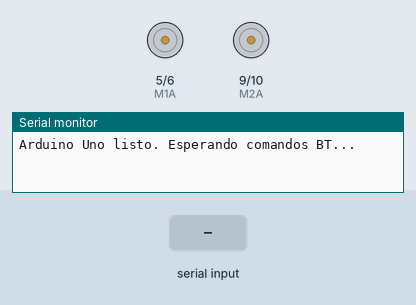
This sketch was run on a simulated Arduino Uno, built with avr-gcc and run on an emulated ATmega328P. On the bench: motor-driver pin pairs drawn as motors (green arrow = first pin HIGH = forward, orange = second pin HIGH = backward, longer = more drive), the last lines printed to the serial monitor. Inputs (shaded band) come from the test bench.

Above: at 1.2 s.
1.3 s: "F\n" received over the second serial link
At 2.5 s:
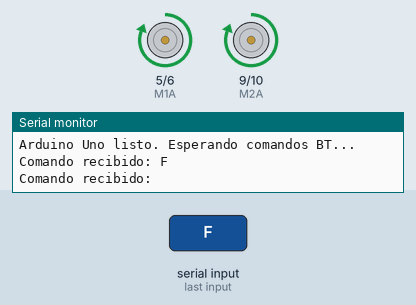
2.8 s: "B\n" received over the second serial link
At 3.7 s:
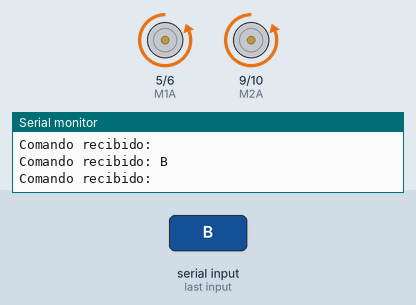
4.3 s: "L\n" received over the second serial link
At 4.8 s:
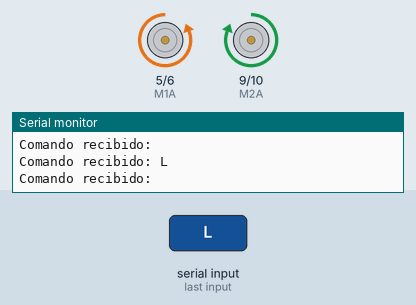
5.8 s: "R\n" received over the second serial link
At 7.0 s:
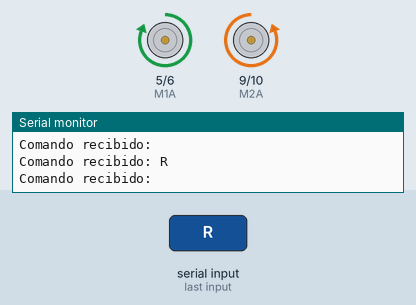
7.3 s: "G\n" received over the second serial link
At 8.3 s:
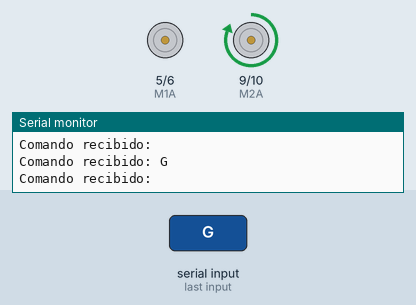
8.8 s: "I\n" received over the second serial link
At 9.5 s:
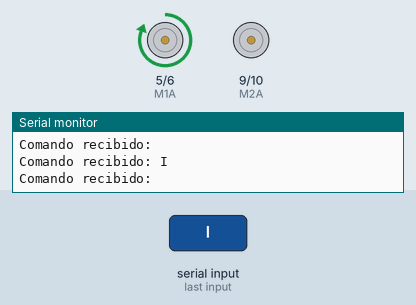
Timing chart, 0 to 11.3 s (numbered marks = the images above; inputs shaded):
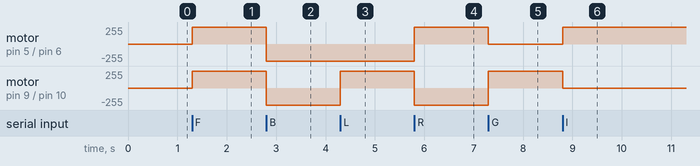

The sketch:

2wdDesiempre.ino
```cpp
#include <SoftwareSerial.h>

// RX = 2, TX = 3
SoftwareSerial BT(2, 3);

const uint8_t M1A = 5;
const uint8_t M1B = 6;
const uint8_t M2A = 9;
const uint8_t M2B = 10;

void setMotors(uint8_t m1a, uint8_t m1b, uint8_t m2a, uint8_t m2b) {
  digitalWrite(M1A, m1a);
  digitalWrite(M1B, m1b);
  digitalWrite(M2A, m2a);
  digitalWrite(M2B, m2b);
}

void setup() {
  // Monitor Serie para depuración
  Serial.begin(115200);

  // Baudrate estándar para módulos HC-05/HC-06. Ajusta si el tuyo es distinto.
  BT.begin(9600);

  pinMode(M1A, OUTPUT); pinMode(M1B, OUTPUT);
  pinMode(M2A, OUTPUT); pinMode(M2B, OUTPUT);

  setMotors(LOW, LOW, LOW, LOW);
  Serial.println("Arduino Uno listo. Esperando comandos BT...");
}

void loop() {
  if (BT.available()) {
    char cmd = BT.read();

    // Aquí ves en el monitor qué está recibiendo exactamente
    Serial.print("Comando recibido: ");
    Serial.println(cmd);

    switch(cmd) {
      case 'F': setMotors(HIGH, LOW, HIGH, LOW); break; // Adelante
      case 'B': setMotors(LOW, HIGH, LOW, HIGH); break; // Atrás
      case 'L': setMotors(LOW, HIGH, HIGH, LOW); break; // Pivote Izquierda
      case 'R': setMotors(HIGH, LOW, LOW, HIGH); break; // Pivote Derecha

      // Diagonales clásicas de apps RC
      case 'G': setMotors(LOW, LOW, HIGH, LOW); break;  // Adelante-Izq
      case 'I': setMotors(HIGH, LOW, LOW, LOW); break;  // Adelante-Der
      case 'H': setMotors(LOW, LOW, LOW, HIGH); break;  // Atrás-Izq
      case 'J': setMotors(LOW, HIGH, LOW, LOW); break;  // Atrás-Der

      case 'S': setMotors(LOW, LOW, LOW, LOW); break;   // Parar

      case '\n':
      case '\r':
        break; // Ignorar retornos de carro invisibles

      default:
        Serial.println("-> Comando ignorado/desconocido.");
        break;
    }
  }
}
```

Measured:
- after the input at 1.3 s, motor on pin 5 (M1A) / pin 6 (M1B), motor on pin 9 (M2A) / pin 10 (M2B): stopped → forward 255/255 at once
- after the input at 2.8 s, motor on pin 5 (M1A) / pin 6 (M1B), motor on pin 9 (M2A) / pin 10 (M2B): forward 255/255 → backward 255/255 at once
- after the input at 4.3 s, motor on pin 9 (M2A) / pin 10 (M2B): backward 255/255 → forward 255/255 at once
- after the input at 5.8 s, motor on pin 5 (M1A) / pin 6 (M1B): backward 255/255 → forward 255/255 at once; motor on pin 9 (M2A) / pin 10 (M2B): forward 255/255 → backward 255/255 at once
- after the input at 7.3 s, motor on pin 5 (M1A) / pin 6 (M1B): forward 255/255 → stopped at once; motor on pin 9 (M2A) / pin 10 (M2B): backward 255/255 → forward 255/255 at once
- after the input at 8.8 s, motor on pin 5 (M1A) / pin 6 (M1B): stopped → forward 255/255 at once; motor on pin 9 (M2A) / pin 10 (M2B): forward 255/255 → stopped at once
